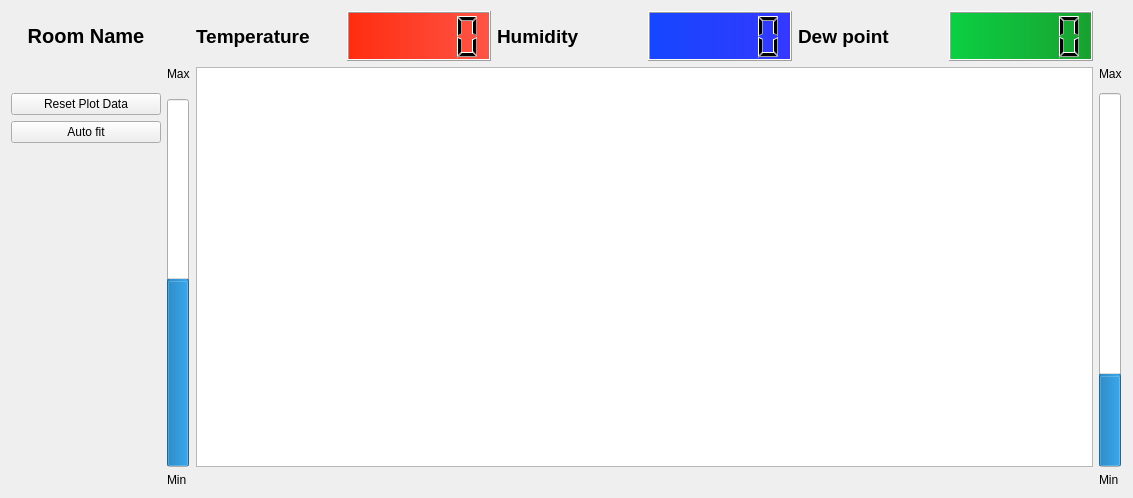
<?xml version="1.0" encoding="UTF-8"?>
<ui version="4.0">
 <class>Form</class>
 <widget class="QWidget" name="Form">
  <property name="geometry">
   <rect>
    <x>0</x>
    <y>0</y>
    <width>1133</width>
    <height>481</height>
   </rect>
  </property>
  <property name="windowTitle">
   <string>Form</string>
  </property>
  <layout class="QVBoxLayout" name="verticalLayout">
   <item>
    <layout class="QGridLayout" name="environement_control_layout">
     <property name="sizeConstraint">
      <enum>QLayout::SetFixedSize</enum>
     </property>
     <item row="0" column="0">
      <widget class="QLabel" name="room_label">
       <property name="font">
        <font>
         <pointsize>15</pointsize>
         <weight>75</weight>
         <bold>true</bold>
        </font>
       </property>
       <property name="text">
        <string>Room Name</string>
       </property>
       <property name="alignment">
        <set>Qt::AlignCenter</set>
       </property>
      </widget>
     </item>
     <item row="3" column="0" rowspan="2">
      <layout class="QGridLayout" name="gridLayout">
       <item row="1" column="0">
        <widget class="QPushButton" name="autofit_button">
         <property name="minimumSize">
          <size>
           <width>150</width>
           <height>0</height>
          </size>
         </property>
         <property name="text">
          <string>Auto fit</string>
         </property>
        </widget>
       </item>
       <item row="2" column="0">
        <spacer name="verticalSpacer">
         <property name="orientation">
          <enum>Qt::Vertical</enum>
         </property>
         <property name="sizeHint" stdset="0">
          <size>
           <width>20</width>
           <height>40</height>
          </size>
         </property>
        </spacer>
       </item>
       <item row="0" column="0">
        <widget class="QPushButton" name="reset_button">
         <property name="minimumSize">
          <size>
           <width>150</width>
           <height>0</height>
          </size>
         </property>
         <property name="text">
          <string>Reset Plot Data</string>
         </property>
        </widget>
       </item>
      </layout>
     </item>
     <item row="0" column="2">
      <widget class="QLabel" name="temp_lcd_label">
       <property name="font">
        <font>
         <pointsize>14</pointsize>
         <weight>75</weight>
         <bold>true</bold>
        </font>
       </property>
       <property name="text">
        <string>Temperature</string>
       </property>
      </widget>
     </item>
     <item row="0" column="3">
      <widget class="QLCDNumber" name="temp_lcd">
       <property name="minimumSize">
        <size>
         <width>0</width>
         <height>50</height>
        </size>
       </property>
       <property name="font">
        <font>
         <pointsize>8</pointsize>
        </font>
       </property>
       <property name="styleSheet">
        <string notr="true">background-color: qlineargradient(spread:pad, x1:0, y1:0, x2:1, y2:0, stop:0 rgb(255, 44, 16), stop:1 rgb(255, 85, 70));</string>
       </property>
      </widget>
     </item>
     <item row="0" column="6">
      <widget class="QLabel" name="dew_point_lcd_label">
       <property name="font">
        <font>
         <pointsize>14</pointsize>
         <weight>75</weight>
         <bold>true</bold>
        </font>
       </property>
       <property name="text">
        <string>Dew point</string>
       </property>
      </widget>
     </item>
     <item row="1" column="1">
      <widget class="QLabel" name="max_temp">
       <property name="text">
        <string>Max</string>
       </property>
      </widget>
     </item>
     <item row="4" column="1">
      <widget class="QProgressBar" name="temperature_bar">
       <property name="layoutDirection">
        <enum>Qt::LeftToRight</enum>
       </property>
       <property name="value">
        <number>50</number>
       </property>
       <property name="alignment">
        <set>Qt::AlignLeading|Qt::AlignLeft|Qt::AlignVCenter</set>
       </property>
       <property name="textVisible">
        <bool>false</bool>
       </property>
       <property name="orientation">
        <enum>Qt::Vertical</enum>
       </property>
       <property name="invertedAppearance">
        <bool>false</bool>
       </property>
      </widget>
     </item>
     <item row="5" column="1">
      <widget class="QLabel" name="min_temp">
       <property name="text">
        <string>Min</string>
       </property>
      </widget>
     </item>
     <item row="1" column="2" rowspan="4" colspan="6">
      <widget class="PlotWidget" name="temphum_plot">
       <property name="sizePolicy">
        <sizepolicy hsizetype="MinimumExpanding" vsizetype="Expanding">
         <horstretch>0</horstretch>
         <verstretch>0</verstretch>
        </sizepolicy>
       </property>
       <property name="minimumSize">
        <size>
         <width>550</width>
         <height>400</height>
        </size>
       </property>
       <property name="maximumSize">
        <size>
         <width>16777215</width>
         <height>16777215</height>
        </size>
       </property>
      </widget>
     </item>
     <item row="0" column="4">
      <widget class="QLabel" name="hum_lcd_label">
       <property name="font">
        <font>
         <pointsize>14</pointsize>
         <weight>75</weight>
         <bold>true</bold>
        </font>
       </property>
       <property name="text">
        <string>Humidity</string>
       </property>
      </widget>
     </item>
     <item row="0" column="7">
      <widget class="QLCDNumber" name="dew_point_lcd">
       <property name="minimumSize">
        <size>
         <width>0</width>
         <height>50</height>
        </size>
       </property>
       <property name="styleSheet">
        <string notr="true">background-color: qlineargradient(spread:pad, x1:0, y1:0, x2:1, y2:0, stop:0 rgb(11, 208, 67), stop:1 rgb(25, 161, 48));</string>
       </property>
      </widget>
     </item>
     <item row="0" column="5">
      <widget class="QLCDNumber" name="hum_lcd">
       <property name="minimumSize">
        <size>
         <width>0</width>
         <height>50</height>
        </size>
       </property>
       <property name="styleSheet">
        <string notr="true">background-color: qlineargradient(spread:pad, x1:0, y1:0, x2:1, y2:0, stop:0 rgb(21, 71, 255), stop:1 rgb(53, 56, 255));</string>
       </property>
      </widget>
     </item>
     <item row="1" column="8">
      <widget class="QLabel" name="label">
       <property name="text">
        <string>Max</string>
       </property>
      </widget>
     </item>
     <item row="3" column="8" rowspan="2">
      <widget class="QProgressBar" name="humidity_bar">
       <property name="value">
        <number>24</number>
       </property>
       <property name="textVisible">
        <bool>false</bool>
       </property>
       <property name="orientation">
        <enum>Qt::Vertical</enum>
       </property>
      </widget>
     </item>
     <item row="5" column="8">
      <widget class="QLabel" name="min_hum">
       <property name="text">
        <string>Min</string>
       </property>
      </widget>
     </item>
    </layout>
   </item>
  </layout>
 </widget>
 <customwidgets>
  <customwidget>
   <class>PlotWidget</class>
   <extends>QGraphicsView</extends>
   <header>pyqtgraph</header>
  </customwidget>
 </customwidgets>
 <resources/>
 <connections/>
</ui>
